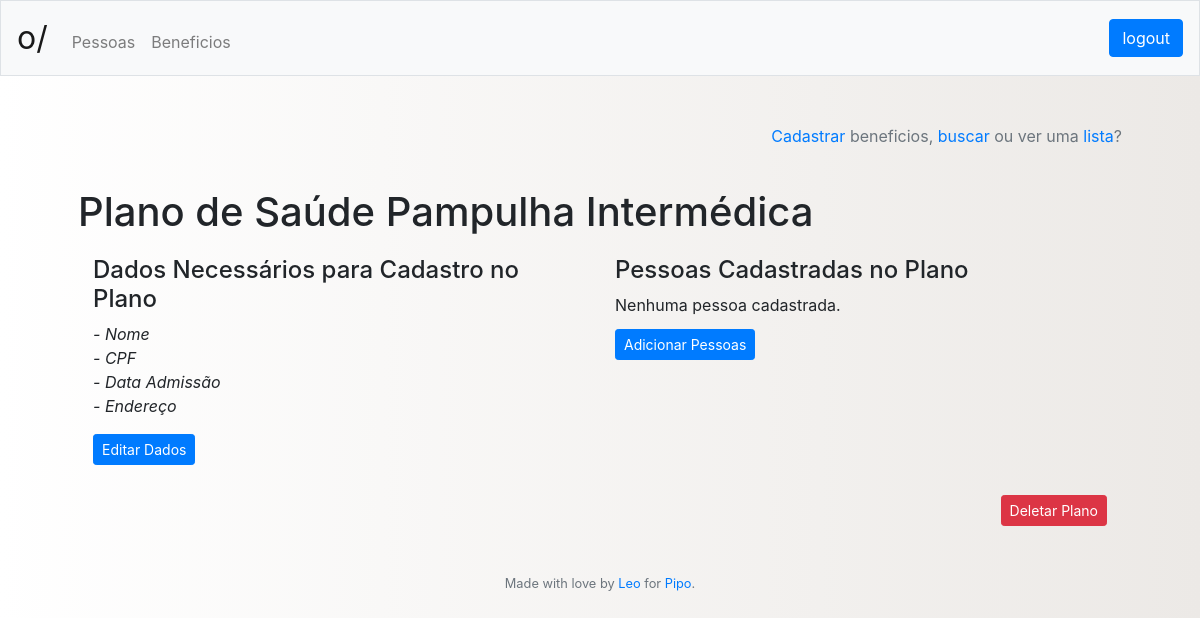
The app's page /beneficios/perfil/2 (signed in) with its own data.
### tables this page shows
CREATE TABLE benefit
	(id INTEGER NOT NULL PRIMARY KEY AUTOINCREMENT,
	name VARCHAR(255) NOT NULL,
	timestamp DATETIME DEFAULT CURRENT_TIMESTAMP);

CREATE TABLE datatype
	(id INTEGER NOT NULL PRIMARY KEY AUTOINCREMENT,
	name VARCHAR(100) NOT NULL,
	example VARCHAR(144) NOT NULL);

### app.py (the view)
@app.route("/<who>/perfil/<idWho>", methods=['GET'])
@login_required
def profile(who, idWho):
	if it_isnt_id(idWho):
		return redirect("/")
	if who == "pessoas":
		profile = get_profile(idWho)
		if not profile:
			return "Esse perfil não existe"
		return render_template("personprofile.html", header = get_header(session),
								profile = profile, who = who)
	elif who == "beneficios":
		profile = get_benefit_profile(idWho)
		if not profile:
			return "Esse perfil não existe"
		return render_template("benefitprofile.html", header = get_header(session),
								profile = profile, who = who)
	else:
		return redirect("/pessoas/lista")

### app.py (called while the page is built)
@app.after_request
def after_request(response):
    response.headers["Cache-Control"] = "no-cache, no-store, must-revalidate"
    response.headers["Expires"] = 0
    response.headers["Pragma"] = "no-cache"
    return response

@app.teardown_request
def remove_session(ex=None):
    db.remove()

def login_required(f):
    @wraps(f)
    def decorated_function(*args, **kwargs):
        if session.get("id") is None:
            return redirect("/login")
        return f(*args, **kwargs)
    return decorated_function

def get_header(session):
	try:
		header = {"name": session["name"],
					"company": session["company"],
					"admin": get_admin_title(session["admin"]),
					"id": session["id"]}
	except:
		header = {"name": "",
					"company": "",
					"admin": "",
					"id": ""}
	return header

def is_it_bad(string):
	if string is None:
		return True
	not_safe = "; \\ ' '' %"
	for letter in string:
		if letter in not_safe.split():
			return True
	return False

def it_isnt_id(may_be_id):
	if may_be_id is None:
		return True
	if not str(may_be_id).isdigit():
		return True
	return False

def get_one_from(table, where, data):
	try:
		table_names = ["admin", "benefit", "benefitdata", "company", "companybenefit",
						"datatype", "person", "personbenefit", "persondata"]
		if table.lower() not in table_names:
			return None
		if is_it_bad(where) or is_it_bad(data):
			return None
		one_from = db.execute("""SELECT * FROM {} WHERE {} = :{}""".format(table,
							where, where), {"{}".format(where): data}).fetchone()
		return one_from
	except:
		raise Exception("Undefined SQL query error")

### templates/benefitprofile.html (shortened to what this page needs)
{% extends "layout.html" %}
{% block main %}
	<p align="right" class="text-muted"><a href="/{{ who }}/cadastro">Cadastrar</a> {{ who }}, <a href="/{{ who }}/busca">buscar</a> ou ver uma <a href="/{{ who }}/lista">lista</a>?</p>
	<br>
	<h1 style="margin-bottom: 20px;">{{ profile["name"] }}</h1>
	<div class="container">
  		<div class="row">
    		<div class="col">
    			<h4>Dados Necessários para Cadastro no Plano</h4>
				{% if profile["data"]|length %}
					{% for data in profile["data"] %}
						<i>- {{ data['name'] }}</i><br>
					{% endfor %}
				{% else %}
					<p>Nenhum dado cadastrado.</p>
				{% endif %}
				<a href="/beneficios/editar/{{ profile['id'] }}" class="btn btn-primary btn-sm" style="margin-top: 16px;">Editar Dados</a>
			</div>
    		<div class="col">
    			<h4>Pessoas Cadastradas no Plano</h4>
				{% if profile["clients"]|length %}
				<p style="margin-bottom: 7px; margin-top: -7px;"  class="text-muted">Clique no nome para ver a ficha de cadastro.</p>
					{% for person in profile["clients"] %}
						<a href="/beneficios/{{ profile['id'] }}/pessoas/{{ person['id'] }}">{{ person['name'] }}</a><br>
					{% endfor %}
				{% else %}
					<p style="margin-bottom: -5px;">Nenhuma pessoa cadastrada.</p>
				{% endif %}
				<a href="/pessoas/lista" style="margin-top: 17px;" class="btn btn-primary btn-sm">Adicionar Pessoas</a>
    		</div>
    	</div>
    </div>
    <div class="container" style="margin-top: 30px; text-align: right;">
    	<form action="/{{ who }}/deletar" method="post">
    		<button class="btn btn-danger btn-sm" type="submit">Deletar Plano</button>
    	</form>
    </div>
{% endblock %}

### static/styles.css (style rules this page uses)
body { background: #ECE9E6; background: -webkit-linear-gradient(to right, #FFFFFF, #ECE9E6); background: linear-gradient(to right, #FFFFFF, #ECE9E6); }

### records on screen
benefit: name "Plano de Saúde Pampulha Intermédica"
datatype: name "Nome"
datatype: name "CPF"
datatype: name "Data Admissão"
datatype: name "Endereço"

### other values on screen
{{ who }} "beneficios"
